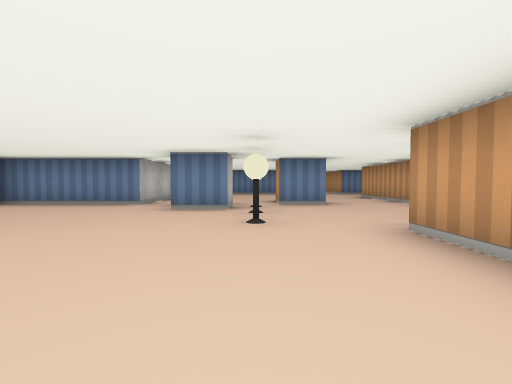
[1] (above)

17 first-person views from a walk through a cub3D maze. The camera is about half as high as the walls, tilts 2° down and sees 90° across. The floor is counted in squares. Each view is taken from the middle of a square. On the plan, view 1 faces up. The plan holds only what a view shows up to about 9 squares ahead; the rest is blank.

[2]
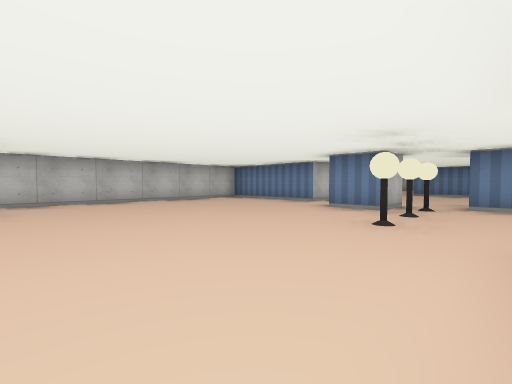

[3]
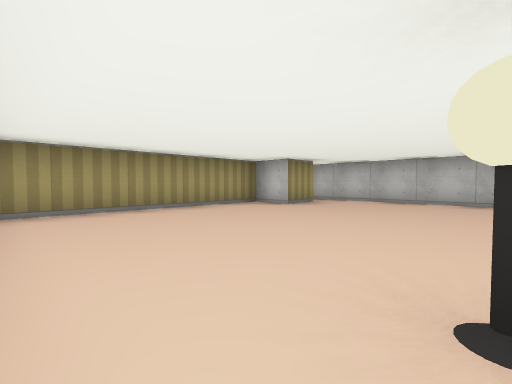

[4]
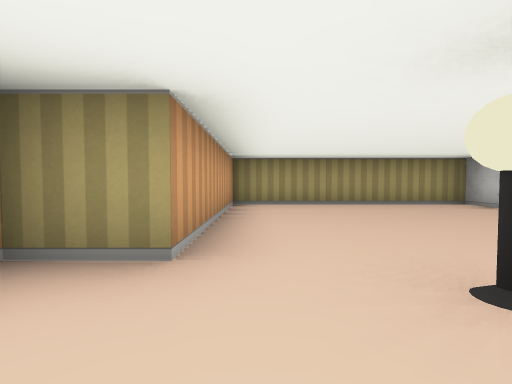

[5]
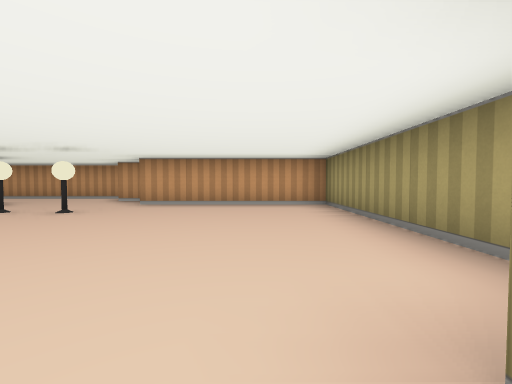

[6]
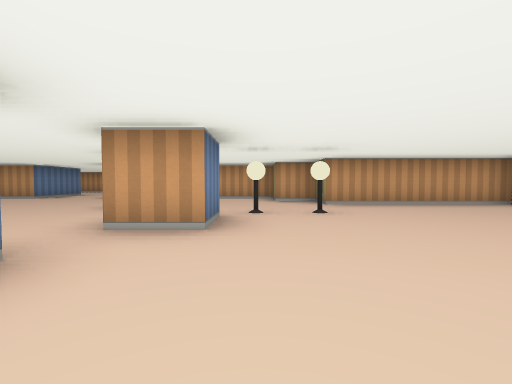

[7]
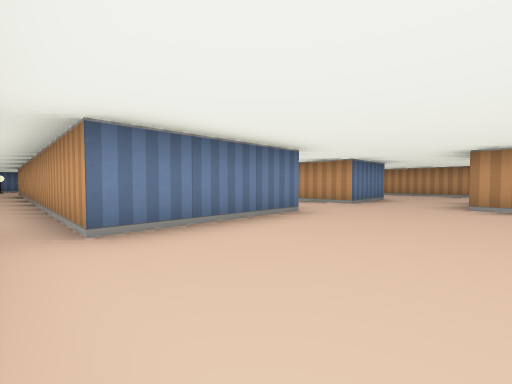

[8]
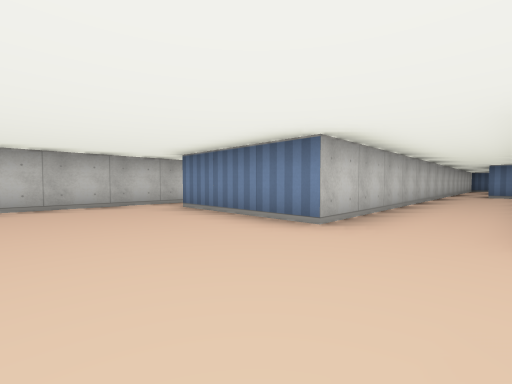

[9]
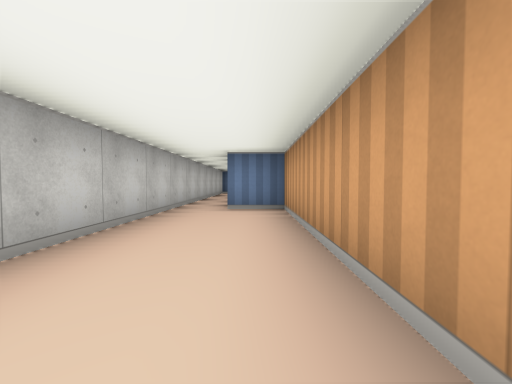

[10]
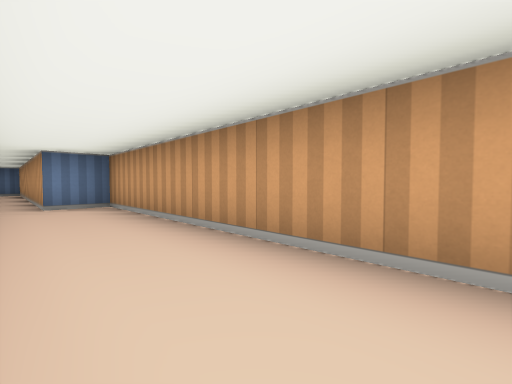

[11]
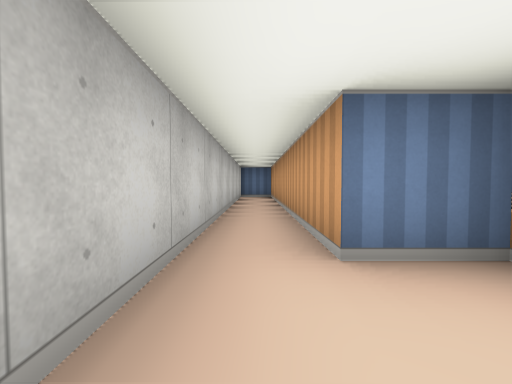

[12]
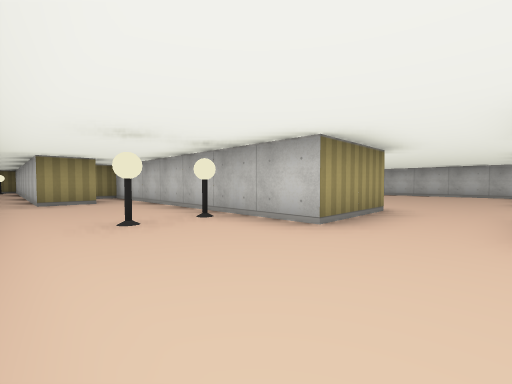

[13]
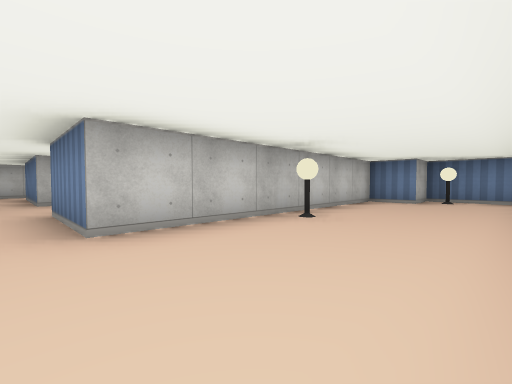

[14]
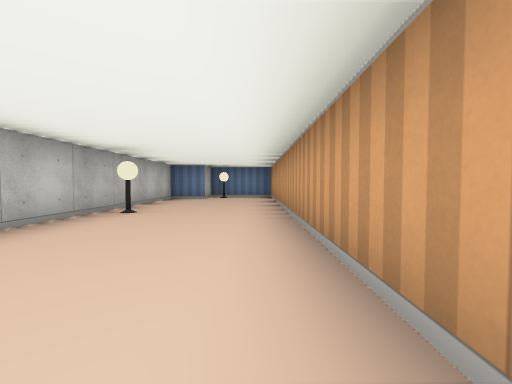

[15]
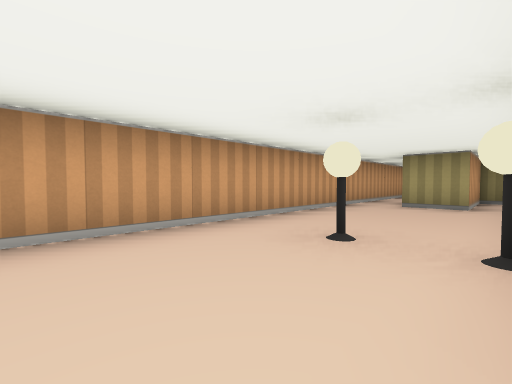

[16]
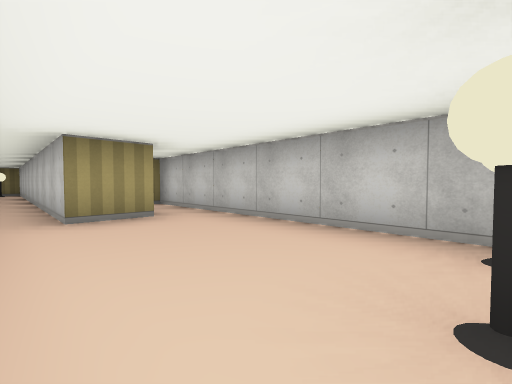

[17]
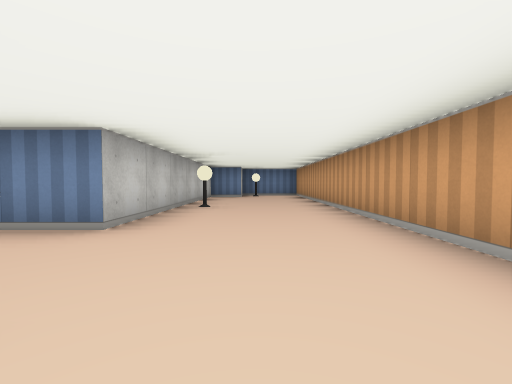

### Floor plan
Ten units are one square. View 1 is at (0, 0); x grows to the right and y downward. Boxes are objects, and circles mark ways between rooms. Rooms are numbered by the first view taken in them; rooms with no view inside come last. Other rooms are left out.
<svg viewBox="-60 -260 150 320">
<path fill="none" stroke="#000" d="M-45 5 -35 5 -35 15 15 15 15 -25 25 -25 25 -35 35 -35 35 -55M-25 -55 -55 -55 -55 11M-5 -56 -5 -45 -15 -45 -15 -55M15 -55 5 -55M35 -105 35 -185 25 -185 25 -255 15 -255M-25 -111 -25 -55M5 -55 5 -64M35 -55 35 -85M15 -251 15 -105 -15 -105 -15 -115M35 -85 55 -85 55 -15 65 -15 65 -35 75 -35 75 52M85 2 85 -175 65 -175 65 -165 55 -165 55 -105 35 -105"/>
<rect x="-5" y="-35" width="10" height="10" fill="#bbb"><title>lamp</title></rect>
<rect x="-5" y="-45" width="10" height="10" fill="#bbb"><title>lamp</title></rect>
<rect x="-5" y="-55" width="10" height="10" fill="#bbb"><title>lamp</title></rect>
<rect x="55" y="-75" width="10" height="10" fill="#bbb"><title>lamp</title></rect>
<rect x="55" y="-135" width="10" height="10" fill="#bbb"><title>lamp</title></rect>
<rect x="65" y="-75" width="10" height="10" fill="#bbb"><title>lamp</title></rect>
<rect x="65" y="-175" width="10" height="10" fill="#bbb"><title>lamp</title></rect>
<rect x="75" y="45" width="10" height="10" fill="#bbb"><title>other object</title></rect>
<circle cx="-20" cy="-60" r="3" fill="#2a7"/>
<circle cx="25" cy="-60" r="3" fill="#2a7"/>
<circle cx="45" cy="-95" r="3" fill="#2a7"/>
<text x="-20" y="-20">1</text>
<text x="20" y="-120">2</text>
<text x="70" y="-80">3</text>
</svg>
Room 1 opens to room 2. Room 2 opens to room 3.

Where each view was taken, in squares from view 1:
view 1: 0 up, 0 right, facing up
view 2: 0 up, 1 right, facing up-left
view 3: 3 up, 1 right, facing down-left
view 4: 4 up, 1 right, facing down
view 5: 0 up, 4 left, facing right
view 6: 4 up, 4 left, facing right
view 7: 8 up, 2 left, facing up-right
view 8: 8 up, 3 right, facing up-left
view 9: 14 up, 3 right, facing up
view 10: 13 up, 2 right, facing up-right
view 11: 17 up, 2 right, facing up
view 12: 10 up, 8 right, facing down-left
view 13: 10 up, 8 right, facing up-left
view 14: 9 up, 8 right, facing up
view 15: 9 up, 6 right, facing down-right
view 16: 7 up, 8 right, facing down-left
view 17: 8 up, 7 right, facing up
